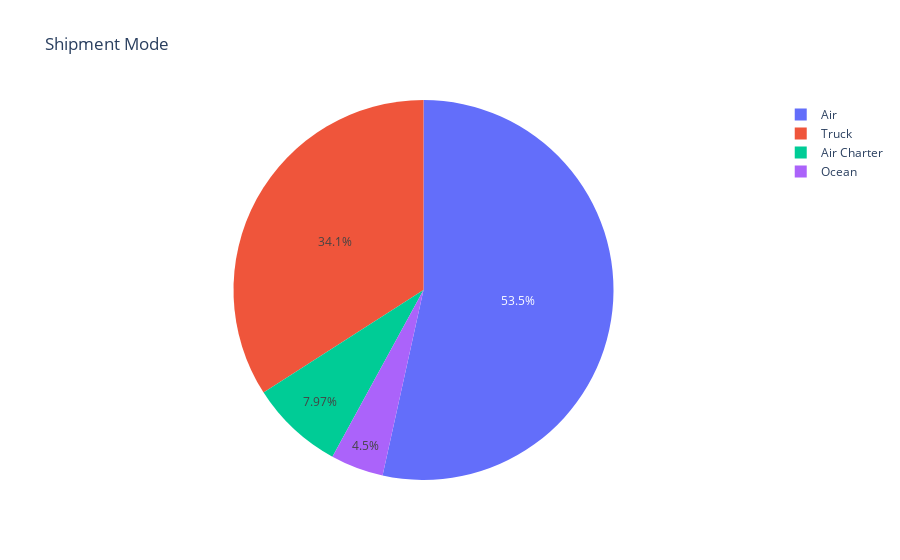

This figure's notebook cell:
### Markdown cell above
### Shipment Mode Percentage Wise Pie Chart

### Code cell
ShippingMode = DataSet["Shipment Mode"].value_counts()
labels = (np.array(ShippingMode.index))
sizes = (np.array((ShippingMode / ShippingMode.sum())*100))

trace = go.Pie(labels=labels, values=sizes)
layout = go.Layout(title="Shipment Mode")
dat = [trace]
fig = go.Figure(data=dat, layout=layout)
py.iplot(fig, filename="Shipment Mode")

### Figure 1 — Plotly figure (JSON) as saved in the notebook; plotly's stock layout.template omitted (floating-point values rounded to 4 significant figures)
{"data": [{"labels": ["Air", "Truck", "Air Charter", "Ocean"], "type": "pie", "values": [53.46, 34.08, 7.968, 4.499]}], "layout": {"title": {"text": "Shipment Mode"}}}
